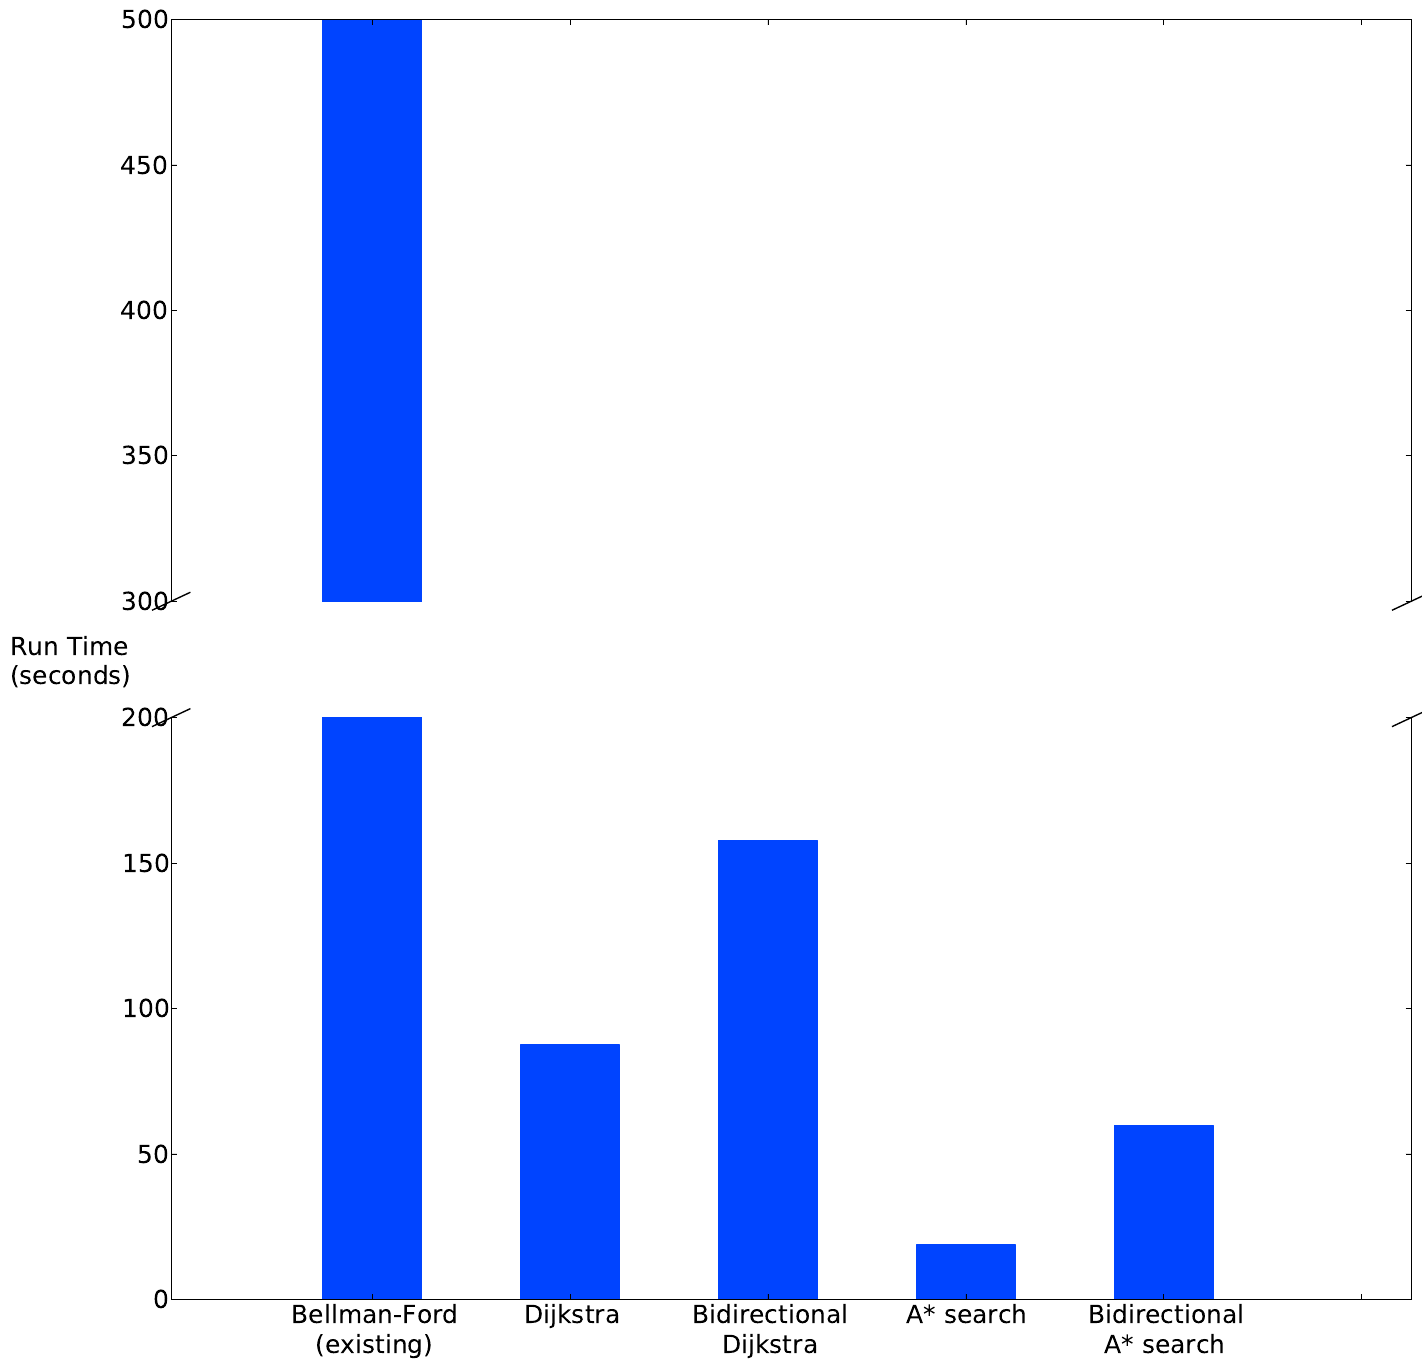

Source code (Python):
import pylab
from matplotlib.font_manager import FontProperties
import matplotlib.gridspec as gridspec

font = FontProperties()
#font.set_family('serif')
font.set_size(26)

times =  [500, 87.52, 157.75, 18.75, 59.82, 0.001]

algos = ['Bellman-Ford\n(existing)', 'Dijkstra', 'Bidirectional\nDijkstra', 'A* search', 'Bidirectional\nA* search', '']

index = [1,2,3,4,5,5.7]

fig = pylab.figure(figsize=(18,8),dpi=150)

gs = gridspec.GridSpec(2, 1, height_ratios=[1,2])

ax =  pylab.subplot(gs[0])
ax2 = pylab.subplot(gs[1], sharex=ax)

p1 = ax.bar(index, times, width=0.5, align='center')
p2 = ax2.bar(index, times, width=0.5, align='center')

pylab.setp(p1, color='#0044FF')
pylab.setp(p2, color='#0044FF')

ax.set_ylabel('Run\nTime\n(seconds)', {'rotation':'horizontal'},ha='left', va = 'top', fontproperties=font)#fontsize = 9)

ax.set_ylim(400, 500)
ax2.set_ylim(0, 200)

pylab.xticks(index, algos, fontproperties=font)

ax.yaxis.set_tick_params(labelsize=24)
ax2.yaxis.set_tick_params(labelsize=24)

ax.yaxis.set_label_coords(-0.13, -.3)

ax.yaxis.set_ticks(range(400,550,50))
ax2.yaxis.set_ticks(range(0,250,50))

ax.spines['bottom'].set_visible(False)
ax2.spines['top'].set_visible(False)
ax.xaxis.tick_top()
ax.tick_params(labeltop='off') # don't put tick labels at the top
ax2.xaxis.tick_bottom()

d = .015 # how big to make the diagonal lines in axes coordinates
# arguments to pass plot, just so we don't keep repeating them
kwargs = dict(transform=ax.transAxes, color='k', clip_on=False)
ax.plot((-d,+d),(-d,+d), **kwargs)      # top-left diagonal
ax.plot((1-d,1+d),(-d,+d), **kwargs)    # top-right diagonal

kwargs.update(transform=ax2.transAxes)  # switch to the bottom axes
ax2.plot((-d,+d),(1-d,1+d), **kwargs)   # bottom-left diagonal
ax2.plot((1-d,1+d),(1-d,1+d), **kwargs) # bottom-right diagonal


#pylab.xlabel('Algorithms', fontproperties=font)
#pylab.gca().axes.get_yaxis().set_ticks(range(0,550,50))

#pylab.subplots_adjust(wspace=0.15)


pylab.savefig('runtime.pdf', bbox_inches='tight')
